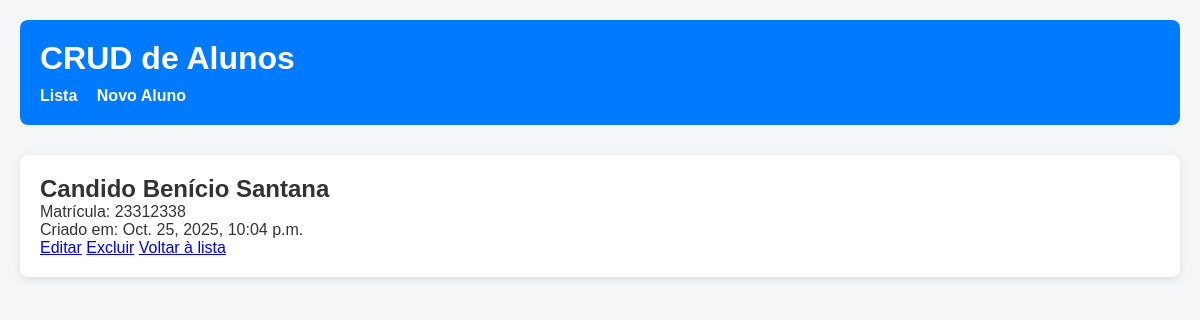
Page /2/ on the committed database.
### app/models.py (models this page shows, shortened)
class Aluno(models.Model):
    nome = models.CharField(max_length=100)
    matricula = models.CharField(max_length=20, unique=True)
    criado_em = models.DateTimeField(auto_now_add=True)

### app/views.py (the view)
# urls.py: path('<int:pk>/', views.aluno_detalhe, name='aluno_detalhe'),    # Detalhes
def aluno_detalhe(request, pk):
    aluno = get_object_or_404(Aluno, pk=pk)
    return render(request, 'app/aluno_detalhe.html', {'aluno': aluno})

### templates/app/aluno_detalhe.html (shortened to what this page needs)
{% extends "base.html" %}
{% block content %}
<h2>{{ aluno.nome }}</h2>
<p>Matrícula: {{ aluno.matricula }}</p>
<p>Criado em: {{ aluno.criado_em }}</p>
<a href="{% url 'aluno_update' aluno.pk %}">Editar</a>
<a href="{% url 'aluno_delete' aluno.pk %}">Excluir</a>
<a href="{% url 'lista_alunos' %}">Voltar à lista</a>
{% endblock %}

### templates/base.html (style rules this page uses)
* { margin: 0; padding: 0; box-sizing: border-box; }
body { font-family: 'Arial', sans-serif; background-color: #f4f6f8; color: #333; padding: 20px; }

### rows in the picture
Aluno: nome "Candido Benício Santana", matricula "23312338", criado_em "Oct. 25, 2025, 10:04 p.m."
